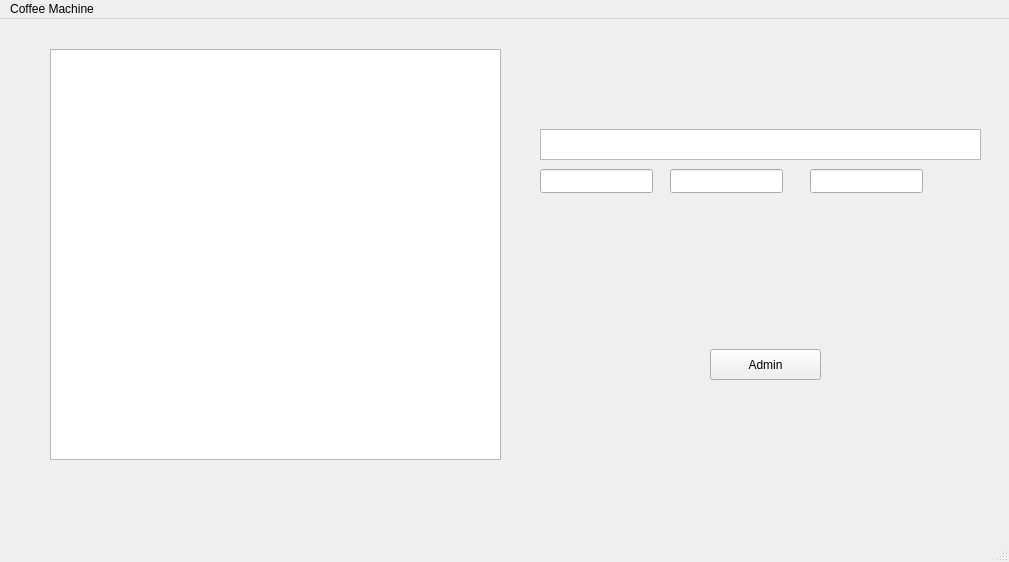
<?xml version="1.0" encoding="UTF-8"?>
<ui version="4.0">
 <class>MainWindow</class>
 <widget class="QMainWindow" name="MainWindow">
  <property name="geometry">
   <rect>
    <x>0</x>
    <y>0</y>
    <width>1009</width>
    <height>562</height>
   </rect>
  </property>
  <property name="windowTitle">
   <string>MainWindow</string>
  </property>
  <widget class="QWidget" name="centralwidget">
   <widget class="QPlainTextEdit" name="CustomerScreen">
    <property name="geometry">
     <rect>
      <x>540</x>
      <y>110</y>
      <width>441</width>
      <height>31</height>
     </rect>
    </property>
   </widget>
   <widget class="QPlainTextEdit" name="AdminLog">
    <property name="geometry">
     <rect>
      <x>50</x>
      <y>30</y>
      <width>451</width>
      <height>411</height>
     </rect>
    </property>
   </widget>
   <widget class="QStackedWidget" name="stackedWidget">
    <property name="geometry">
     <rect>
      <x>530</x>
      <y>220</y>
      <width>451</width>
      <height>261</height>
     </rect>
    </property>
    <property name="currentIndex">
     <number>3</number>
    </property>
    <widget class="QWidget" name="page_Coffee">
     <widget class="QPushButton" name="pbLatte">
      <property name="geometry">
       <rect>
        <x>10</x>
        <y>110</y>
        <width>121</width>
        <height>41</height>
       </rect>
      </property>
      <property name="text">
       <string>Latte</string>
      </property>
     </widget>
     <widget class="QPushButton" name="pbCappuccino">
      <property name="geometry">
       <rect>
        <x>160</x>
        <y>110</y>
        <width>121</width>
        <height>41</height>
       </rect>
      </property>
      <property name="text">
       <string>Cappuccino</string>
      </property>
     </widget>
     <widget class="QPushButton" name="pbAmericano">
      <property name="geometry">
       <rect>
        <x>300</x>
        <y>110</y>
        <width>131</width>
        <height>41</height>
       </rect>
      </property>
      <property name="text">
       <string>Americano</string>
      </property>
     </widget>
     <widget class="QPushButton" name="pbAdminLogin">
      <property name="geometry">
       <rect>
        <x>10</x>
        <y>10</y>
        <width>81</width>
        <height>16</height>
       </rect>
      </property>
      <property name="text">
       <string>Admin</string>
      </property>
     </widget>
    </widget>
    <widget class="QWidget" name="page_giveCoffee">
     <widget class="QPushButton" name="pbNextCustomer">
      <property name="geometry">
       <rect>
        <x>170</x>
        <y>80</y>
        <width>131</width>
        <height>81</height>
       </rect>
      </property>
      <property name="text">
       <string>Next customer</string>
      </property>
     </widget>
    </widget>
    <widget class="QWidget" name="page_Confirmation">
     <widget class="QPushButton" name="pbConfirm">
      <property name="geometry">
       <rect>
        <x>50</x>
        <y>100</y>
        <width>131</width>
        <height>71</height>
       </rect>
      </property>
      <property name="text">
       <string>Confirm</string>
      </property>
     </widget>
     <widget class="QPushButton" name="pbCancel">
      <property name="geometry">
       <rect>
        <x>280</x>
        <y>100</y>
        <width>131</width>
        <height>71</height>
       </rect>
      </property>
      <property name="text">
       <string>Cancel</string>
      </property>
     </widget>
    </widget>
    <widget class="QWidget" name="page_Stock">
     <widget class="QPushButton" name="pbAdminLogin_2">
      <property name="geometry">
       <rect>
        <x>180</x>
        <y>110</y>
        <width>111</width>
        <height>31</height>
       </rect>
      </property>
      <property name="text">
       <string>Admin</string>
      </property>
     </widget>
    </widget>
    <widget class="QWidget" name="page_Money">
     <widget class="QPushButton" name="pb1e">
      <property name="geometry">
       <rect>
        <x>10</x>
        <y>100</y>
        <width>131</width>
        <height>41</height>
       </rect>
      </property>
      <property name="text">
       <string>1 Euro</string>
      </property>
     </widget>
     <widget class="QPushButton" name="pb50c">
      <property name="geometry">
       <rect>
        <x>170</x>
        <y>100</y>
        <width>131</width>
        <height>41</height>
       </rect>
      </property>
      <property name="text">
       <string>50 cents</string>
      </property>
     </widget>
     <widget class="QPushButton" name="pb25c">
      <property name="geometry">
       <rect>
        <x>320</x>
        <y>100</y>
        <width>121</width>
        <height>41</height>
       </rect>
      </property>
      <property name="text">
       <string>25 cents</string>
      </property>
     </widget>
     <widget class="QPushButton" name="pb2e">
      <property name="geometry">
       <rect>
        <x>80</x>
        <y>170</y>
        <width>131</width>
        <height>41</height>
       </rect>
      </property>
      <property name="text">
       <string>2 Euros</string>
      </property>
     </widget>
     <widget class="QPushButton" name="pb1c">
      <property name="geometry">
       <rect>
        <x>260</x>
        <y>170</y>
        <width>121</width>
        <height>41</height>
       </rect>
      </property>
      <property name="text">
       <string>1 cent</string>
      </property>
     </widget>
    </widget>
    <widget class="QWidget" name="page_Admin">
     <widget class="QPushButton" name="pbRefill">
      <property name="geometry">
       <rect>
        <x>100</x>
        <y>80</y>
        <width>91</width>
        <height>41</height>
       </rect>
      </property>
      <property name="text">
       <string>Refill</string>
      </property>
     </widget>
     <widget class="QPushButton" name="pbLogout">
      <property name="geometry">
       <rect>
        <x>270</x>
        <y>80</y>
        <width>91</width>
        <height>41</height>
       </rect>
      </property>
      <property name="text">
       <string>Log out</string>
      </property>
     </widget>
    </widget>
    <widget class="QWidget" name="page_Confirmation2">
     <widget class="QPushButton" name="pbRefund">
      <property name="geometry">
       <rect>
        <x>210</x>
        <y>70</y>
        <width>80</width>
        <height>18</height>
       </rect>
      </property>
      <property name="text">
       <string>Refund</string>
      </property>
     </widget>
     <widget class="QPushButton" name="pbConfirm2">
      <property name="geometry">
       <rect>
        <x>90</x>
        <y>70</y>
        <width>80</width>
        <height>18</height>
       </rect>
      </property>
      <property name="text">
       <string>Confirm</string>
      </property>
     </widget>
    </widget>
    <widget class="QWidget" name="page_MakeCoffee">
     <widget class="QProgressBar" name="progressBar">
      <property name="geometry">
       <rect>
        <x>120</x>
        <y>110</y>
        <width>211</width>
        <height>21</height>
       </rect>
      </property>
      <property name="value">
       <number>24</number>
      </property>
     </widget>
    </widget>
   </widget>
   <widget class="QLineEdit" name="InsertedCredit">
    <property name="geometry">
     <rect>
      <x>540</x>
      <y>150</y>
      <width>113</width>
      <height>24</height>
     </rect>
    </property>
    <property name="text">
     <string/>
    </property>
   </widget>
   <widget class="QLineEdit" name="Change">
    <property name="geometry">
     <rect>
      <x>810</x>
      <y>150</y>
      <width>113</width>
      <height>24</height>
     </rect>
    </property>
   </widget>
   <widget class="QLineEdit" name="CoffeePrice">
    <property name="geometry">
     <rect>
      <x>670</x>
      <y>150</y>
      <width>113</width>
      <height>24</height>
     </rect>
    </property>
   </widget>
  </widget>
  <widget class="QMenuBar" name="menubar">
   <property name="geometry">
    <rect>
     <x>0</x>
     <y>0</y>
     <width>1009</width>
     <height>17</height>
    </rect>
   </property>
   <widget class="QMenu" name="menuCoffee_Machine">
    <property name="title">
     <string>Coffee Machine</string>
    </property>
   </widget>
   <addaction name="menuCoffee_Machine"/>
  </widget>
  <widget class="QStatusBar" name="statusbar"/>
 </widget>
 <resources/>
 <connections/>
</ui>
